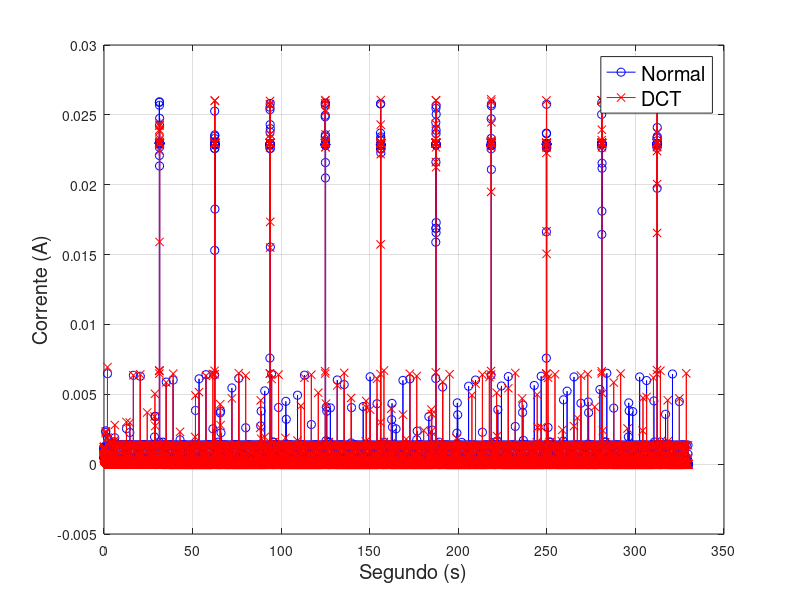

MATLAB code to generate this figure:
clear all
close all
clc

n=3;
M=textread('correntesphoto.txt','%f');
M=reshape(M,n,[])';
M(:,2)=-M(:,2);
figure(1);
tempo=0:0.00659631:length(M(:,2))*0.00659631;
tempo(length(tempo))=[];
plot(tempo,M(:,2),'b-o')
hold on;
M=textread('correntesdctphoto.txt','%f');
M=reshape(M,n,[])';
M(:,2)=-M(:,2);
plot(tempo,M(:,2),'r-x');
xlabel('Segundo (s)','FontSize',14.5);
ylabel('Corrente (A)','FontSize',14.5);
h_legend=legend('Normal','DCT');
set(h_legend,'FontSize',14.5);
grid on;